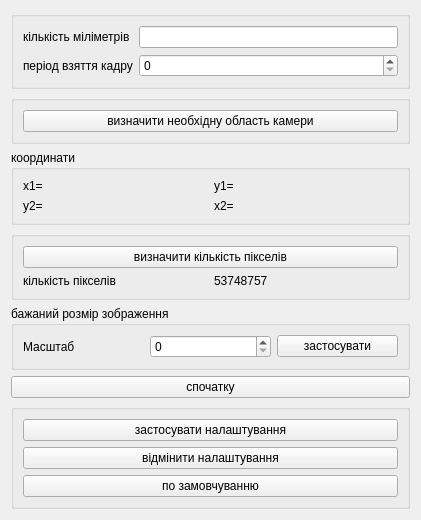
<?xml version="1.0" encoding="UTF-8"?>
<ui version="4.0">
 <class>SettingCaptureFrame</class>
 <widget class="QWidget" name="SettingCaptureFrame">
  <property name="geometry">
   <rect>
    <x>0</x>
    <y>0</y>
    <width>421</width>
    <height>474</height>
   </rect>
  </property>
  <property name="windowTitle">
   <string>Form</string>
  </property>
  <layout class="QGridLayout" name="gridLayout_4">
   <item row="0" column="0">
    <widget class="QGroupBox" name="groupBox_5">
     <property name="title">
      <string/>
     </property>
     <layout class="QGridLayout" name="gridLayout_3">
      <item row="0" column="0">
       <widget class="QLabel" name="label_2">
        <property name="text">
         <string>кількість міліметрів</string>
        </property>
       </widget>
      </item>
      <item row="0" column="1">
       <widget class="QLineEdit" name="lineEdit"/>
      </item>
      <item row="1" column="0">
       <widget class="QLabel" name="label">
        <property name="text">
         <string>період взяття кадру</string>
        </property>
       </widget>
      </item>
      <item row="1" column="1">
       <widget class="QSpinBox" name="spinBox"/>
      </item>
     </layout>
    </widget>
   </item>
   <item row="1" column="0">
    <widget class="QGroupBox" name="groupBox">
     <property name="title">
      <string/>
     </property>
     <layout class="QVBoxLayout" name="verticalLayout">
      <item>
       <widget class="QPushButton" name="defRect">
        <property name="text">
         <string>визначити необхідну область камери</string>
        </property>
       </widget>
      </item>
     </layout>
    </widget>
   </item>
   <item row="2" column="0">
    <widget class="QGroupBox" name="groupBox_6">
     <property name="title">
      <string>координати</string>
     </property>
     <layout class="QGridLayout" name="gridLayout">
      <item row="0" column="0">
       <widget class="QLabel" name="labelX1">
        <property name="text">
         <string>x1=</string>
        </property>
       </widget>
      </item>
      <item row="0" column="1">
       <widget class="QLabel" name="labelY1">
        <property name="text">
         <string>y1=</string>
        </property>
       </widget>
      </item>
      <item row="1" column="0">
       <widget class="QLabel" name="labelY2">
        <property name="text">
         <string>y2=</string>
        </property>
       </widget>
      </item>
      <item row="1" column="1">
       <widget class="QLabel" name="labelX2">
        <property name="text">
         <string>x2=</string>
        </property>
       </widget>
      </item>
     </layout>
    </widget>
   </item>
   <item row="3" column="0">
    <widget class="QGroupBox" name="groupBox_2">
     <property name="title">
      <string/>
     </property>
     <layout class="QGridLayout" name="gridLayout_2">
      <item row="0" column="0" colspan="2">
       <widget class="QPushButton" name="defDistInPixels">
        <property name="text">
         <string>визначити кількість пікселів</string>
        </property>
       </widget>
      </item>
      <item row="1" column="0">
       <widget class="QLabel" name="label_4">
        <property name="text">
         <string>кількість пікселів </string>
        </property>
       </widget>
      </item>
      <item row="1" column="1">
       <widget class="QLabel" name="pixels">
        <property name="text">
         <string>53748757</string>
        </property>
       </widget>
      </item>
     </layout>
    </widget>
   </item>
   <item row="4" column="0">
    <widget class="QGroupBox" name="groupBox_3">
     <property name="title">
      <string>бажаний розмір зображення</string>
     </property>
     <layout class="QHBoxLayout" name="horizontalLayout_3">
      <item>
       <widget class="QLabel" name="label_5">
        <property name="text">
         <string>Масштаб</string>
        </property>
       </widget>
      </item>
      <item>
       <widget class="QSpinBox" name="widthCaptureWindow"/>
      </item>
      <item>
       <widget class="QPushButton" name="pushButtonOk">
        <property name="text">
         <string>застосувати</string>
        </property>
       </widget>
      </item>
     </layout>
    </widget>
   </item>
   <item row="5" column="0">
    <widget class="QPushButton" name="pushButtonStart">
     <property name="text">
      <string>спочатку</string>
     </property>
    </widget>
   </item>
   <item row="6" column="0">
    <widget class="QGroupBox" name="groupBox_4">
     <property name="title">
      <string/>
     </property>
     <layout class="QVBoxLayout" name="verticalLayout_2">
      <item>
       <widget class="QPushButton" name="SettingApply">
        <property name="text">
         <string>застосувати налаштування</string>
        </property>
       </widget>
      </item>
      <item>
       <widget class="QPushButton" name="SettingCansel">
        <property name="text">
         <string>відмінити налаштування</string>
        </property>
       </widget>
      </item>
      <item>
       <widget class="QPushButton" name="SettingStandart">
        <property name="text">
         <string>по замовчуванню</string>
        </property>
       </widget>
      </item>
     </layout>
    </widget>
   </item>
  </layout>
 </widget>
 <resources/>
 <connections/>
</ui>
